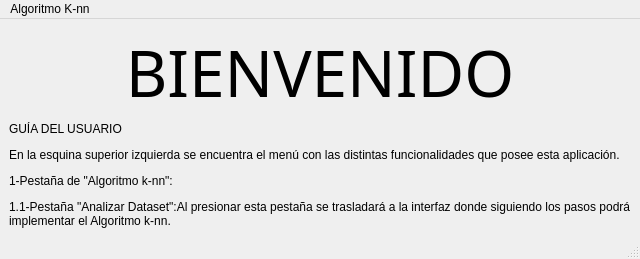
<?xml version="1.0" encoding="UTF-8"?>
<ui version="4.0">
 <class>MainWindow</class>
 <widget class="QMainWindow" name="MainWindow">
  <property name="geometry">
   <rect>
    <x>0</x>
    <y>0</y>
    <width>579</width>
    <height>230</height>
   </rect>
  </property>
  <property name="sizePolicy">
   <sizepolicy hsizetype="Preferred" vsizetype="Preferred">
    <horstretch>0</horstretch>
    <verstretch>0</verstretch>
   </sizepolicy>
  </property>
  <property name="windowTitle">
   <string>MainWindow</string>
  </property>
  <widget class="QWidget" name="centralwidget">
   <property name="sizePolicy">
    <sizepolicy hsizetype="Fixed" vsizetype="Fixed">
     <horstretch>0</horstretch>
     <verstretch>0</verstretch>
    </sizepolicy>
   </property>
   <layout class="QVBoxLayout" name="verticalLayout">
    <item>
     <widget class="QLabel" name="label">
      <property name="font">
       <font>
        <family>PMingLiU-ExtB</family>
        <pointsize>48</pointsize>
       </font>
      </property>
      <property name="layoutDirection">
       <enum>Qt::LeftToRight</enum>
      </property>
      <property name="text">
       <string>BIENVENIDO</string>
      </property>
      <property name="alignment">
       <set>Qt::AlignCenter</set>
      </property>
     </widget>
    </item>
    <item>
     <widget class="QLabel" name="label_2">
      <property name="text">
       <string>&lt;html&gt;&lt;head/&gt;&lt;body&gt;&lt;p&gt;GUÍA DEL USUARIO&lt;/p&gt;&lt;p&gt;En la esquina superior izquierda se encuentra el menú con las distintas funcionalidades que posee esta aplicación.&lt;/p&gt;&lt;p&gt;1-Pestaña de &amp;quot;Algoritmo k-nn&amp;quot;:&lt;/p&gt;&lt;p&gt;1.1-Pestaña &amp;quot;Analizar Dataset&amp;quot;:Al presionar esta pestaña se trasladará a la interfaz donde siguiendo los pasos podrá &lt;br/&gt;implementar el Algoritmo k-nn.&lt;/p&gt;&lt;/body&gt;&lt;/html&gt;</string>
      </property>
      <property name="alignment">
       <set>Qt::AlignLeading|Qt::AlignLeft|Qt::AlignTop</set>
      </property>
     </widget>
    </item>
   </layout>
  </widget>
  <widget class="QMenuBar" name="menubar">
   <property name="geometry">
    <rect>
     <x>0</x>
     <y>0</y>
     <width>579</width>
     <height>21</height>
    </rect>
   </property>
   <widget class="QMenu" name="menuAlgoritmo_K_nn">
    <property name="title">
     <string>Algoritmo K-nn</string>
    </property>
    <addaction name="Analizar_Dataset"/>
   </widget>
   <addaction name="menuAlgoritmo_K_nn"/>
  </widget>
  <widget class="QStatusBar" name="statusbar"/>
  <action name="Analizar_Dataset">
   <property name="text">
    <string>Analizar Dataset</string>
   </property>
  </action>
 </widget>
 <resources/>
 <connections/>
</ui>
